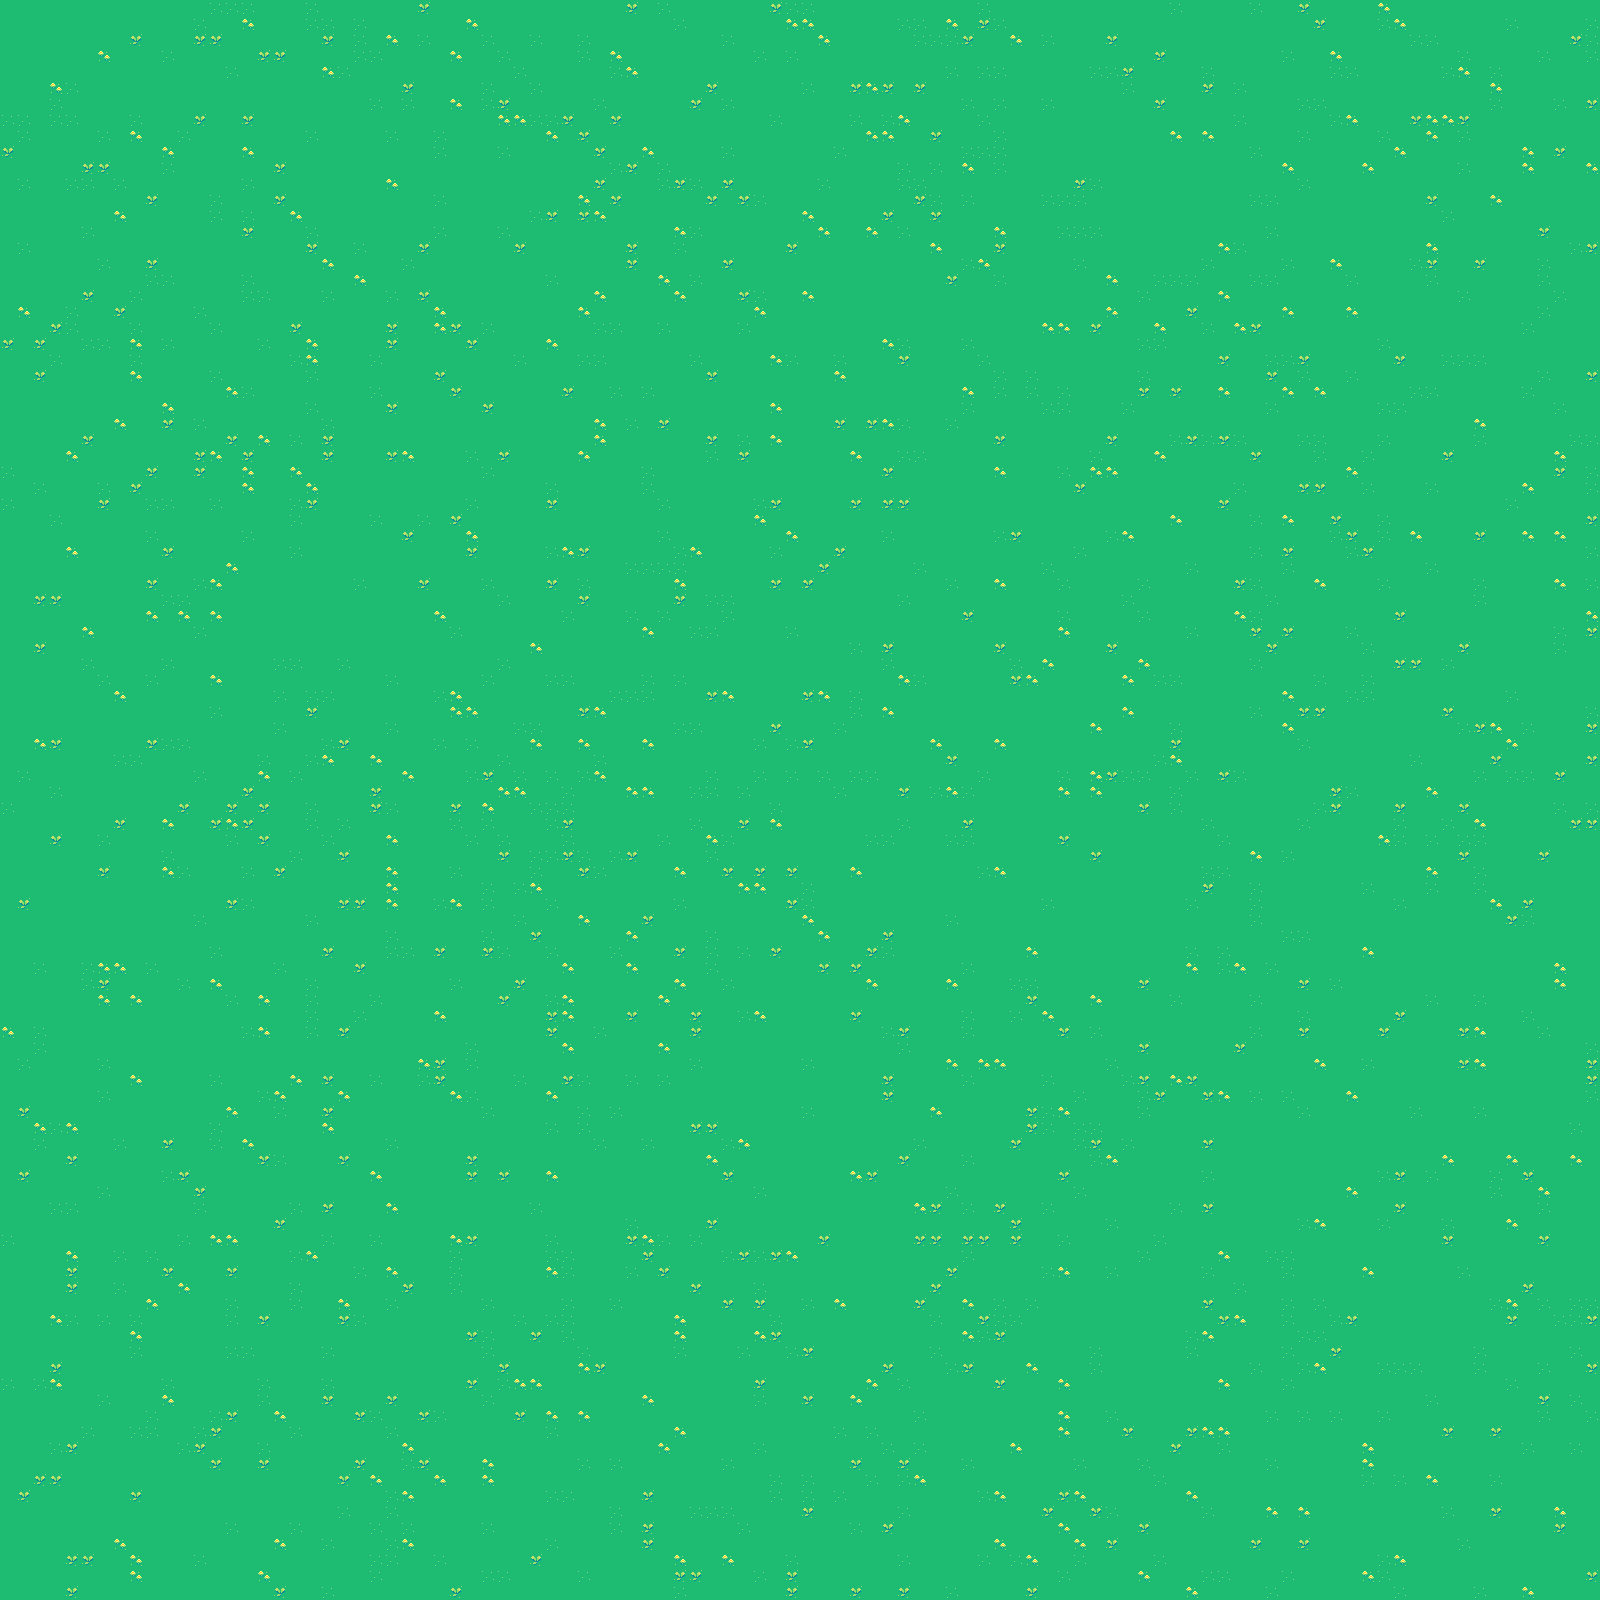

Below is a game level as drawn by its tile map, then a one-line description and the .tmx that defines it (tile-layer data replaced by summaries):
An orthogonal 100x100 tile map with 16x16 px tiles, 1 tile layer (Tile Layer 1), 2 tilesets and 130 objects (3x col, tree1).

<map version="1.10" tiledversion="1.10.2" orientation="orthogonal" renderorder="right-down" width="100" height="100" tilewidth="16" tileheight="16" infinite="0" nextlayerid="4" nextobjectid="138">
 <tileset firstgid="1" name="ob" tilewidth="64" tileheight="64" tilecount="289" columns="17">
  <image source="ob.png" width="1090" height="1090" />
  <tile id="0">
   <properties>
    <property name="ImageRectX" type="int" value="0" />
    <property name="ImageRectY" type="int" value="0" />
   </properties>
   <objectgroup draworder="index" id="2">
    <object id="1" name="col" x="19.2871" y="36.6004" width="26" height="26">
     <ellipse />
    </object>
   </objectgroup>
  </tile>
  <tile id="1">
   <properties>
    <property name="ImageRectX" type="int" value="64" />
    <property name="ImageRectY" type="int" value="0" />
   </properties>
   <objectgroup draworder="index" id="3">
    <object id="2" name="col" x="23.8182" y="51.4545" width="14.3636" height="12.9091">
     <ellipse />
    </object>
   </objectgroup>
  </tile>
  <tile id="2">
   <properties>
    <property name="ImageRectX" type="int" value="128" />
    <property name="ImageRectY" type="int" value="0" />
   </properties>
   <objectgroup draworder="index" id="2">
    <object id="1" name="col" x="17.6364" y="23.0909" width="24.3636" height="18.7273" />
   </objectgroup>
  </tile>
 </tileset>
 <tileset firstgid="290" name="Solaria Demo Update 01" tilewidth="16" tileheight="16" tilecount="420" columns="28">
  <image source="Solaria Demo Update 01.png" width="448" height="240" />
  <tile id="6" probability="0.05" />
  <tile id="33" probability="0.1" />
  <tile id="34" probability="0.05" />
 </tileset>
 <layer id="1" name="Tile Layer 1" width="100" height="100">
  <data>[10000 cells, 10000 non-empty, 4 distinct tile ids]</data>
 </layer>
 <objectgroup id="2" name="Object Layer 1">
  <object id="1" gid="1" x="340" y="274" width="64" height="64" />
  <object id="2" gid="1" x="364.5" y="301" width="64" height="64" />
  <object id="3" gid="1" x="334.5" y="309.5" width="64" height="64" />
  <object id="4" gid="1" x="266.5" y="314" width="64" height="64" />
  <object id="5" gid="1" x="237.5" y="290" width="64" height="64" />
  <object id="6" gid="1" x="284" y="414" width="64" height="64" />
  <object id="7" gid="1" x="316.5" y="401" width="64" height="64" />
  <object id="8" gid="1" x="269.5" y="441.5" width="64" height="64" />
  <object id="9" gid="1" x="318" y="442.5" width="64" height="64" />
  <object id="10" gid="1" x="180" y="364.5" width="64" height="64" />
  <object id="11" gid="1" x="180.5" y="399" width="64" height="64" />
  <object id="12" gid="1" x="548" y="422.5" width="64" height="64" />
  <object id="14" gid="1" x="715" y="330" width="64" height="64" />
  <object id="17" gid="1" x="386" y="742" width="64" height="64" />
  <object id="18" gid="1" x="624" y="1074" width="64" height="64" />
  <object id="19" gid="1" x="1028" y="810" width="64" height="64" />
  <object id="20" gid="1" x="1042" y="530" width="64" height="64" />
  <object id="21" gid="1" x="974" y="1180" width="64" height="64" />
  <object id="22" gid="1" x="626" y="680" width="64" height="64" />
  <object id="23" name="tree1" gid="1" x="848" y="534" width="64" height="64" />
  <object id="24" gid="1" x="956" y="852" width="64" height="64" />
  <object id="25" gid="1" x="862" y="1190" width="64" height="64" />
  <object id="26" gid="1" x="514" y="1334" width="64" height="64" />
  <object id="27" gid="1" x="8" y="1090" width="64" height="64" />
  <object id="28" gid="1" x="363" y="756" width="64" height="64" />
  <object id="29" gid="1" x="518" y="898" width="64" height="64" />
  <object id="30" gid="1" x="482" y="1076" width="64" height="64" />
  <object id="31" gid="1" x="342" y="1102" width="64" height="64" />
  <object id="32" gid="1" x="206" y="796" width="64" height="64" />
  <object id="33" gid="1" x="192" y="558" width="64" height="64" />
  <object id="34" gid="1" x="476" y="540" width="64" height="64" />
  <object id="35" gid="1" x="680" y="242" width="64" height="64" />
  <object id="36" gid="1" x="1108" y="346" width="64" height="64" />
  <object id="37" gid="1" x="1228" y="886" width="64" height="64" />
  <object id="38" gid="1" x="1418" y="1354" width="64" height="64" />
  <object id="39" gid="1" x="1478" y="836" width="64" height="64" />
  <object id="40" gid="1" x="1354" y="364" width="64" height="64" />
  <object id="41" gid="1" x="1293" y="167" width="64" height="64" />
  <object id="42" gid="1" x="1474" y="84" width="64" height="64" />
  <object id="43" gid="1" x="766" y="164" width="64" height="64" />
  <object id="44" gid="1" x="250" y="130" width="64" height="64" />
  <object id="45" gid="1" x="122" y="268" width="64" height="64" />
  <object id="46" gid="1" x="218" y="1114" width="64" height="64" />
  <object id="47" gid="1" x="8" y="1518" width="64" height="64" />
  <object id="48" gid="1" x="834" y="1474" width="64" height="64" />
  <object id="49" gid="1" x="1166" y="1372" width="64" height="64" />
  <object id="50" gid="1" x="1220" y="1068" width="64" height="64" />
  <object id="51" gid="1" x="1434" y="1192" width="64" height="64" />
  <object id="52" gid="1" x="1420" y="1534" width="64" height="64" />
  <object id="53" gid="1" x="1204" y="1576" width="64" height="64" />
  <object id="54" gid="1" x="470" y="1472" width="64" height="64" />
  <object id="55" gid="1" x="406" y="1162" width="64" height="64" />
  <object id="56" gid="1" x="298" y="1352" width="64" height="64" />
  <object id="57" gid="1" x="280" y="1522" width="64" height="64" />
  <object id="58" gid="1" x="118" y="924" width="64" height="64" />
  <object id="59" gid="1" x="1266" y="610" width="64" height="64" />
  <object id="60" gid="1" x="1442" y="614" width="64" height="64" />
  <object id="61" gid="1" x="970" y="172" width="64" height="64" />
  <object id="62" gid="2" x="1170" y="718" width="64" height="64" />
  <object id="63" gid="2" x="828" y="628" width="64" height="64" />
  <object id="64" gid="2" x="808" y="912" width="64" height="64" />
  <object id="65" gid="2" x="790" y="1080" width="64" height="64" />
  <object id="66" gid="2" x="1000" y="1100" width="64" height="64" />
  <object id="67" gid="2" x="796" y="1182" width="64" height="64" />
  <object id="68" gid="2" x="682" y="1370" width="64" height="64" />
  <object id="69" gid="2" x="562" y="910" width="64" height="64" />
  <object id="70" gid="2" x="728" y="706" width="64" height="64" />
  <object id="71" gid="2" x="991" y="553" width="64" height="64" />
  <object id="72" gid="2" x="590" y="306" width="64" height="64" />
  <object id="79" gid="2" x="364" y="265" width="64" height="64" />
  <object id="80" gid="2" x="418" y="676" width="64" height="64" />
  <object id="81" gid="2" x="718" y="790" width="64" height="64" />
  <object id="82" gid="2" x="932" y="594" width="64" height="64" />
  <object id="83" gid="2" x="1008" y="358" width="64" height="64" />
  <object id="84" gid="2" x="792" y="610" width="64" height="64" />
  <object id="85" gid="2" x="590" y="1032" width="64" height="64" />
  <object id="86" gid="2" x="240" y="1008" width="64" height="64" />
  <object id="87" gid="2" x="192" y="668" width="64" height="64" />
  <object id="88" gid="2" x="122" y="510" width="64" height="64" />
  <object id="89" gid="2" x="48.64" y="133.21" width="64" height="64" />
  <object id="90" gid="2" x="590" y="104" width="64" height="64" />
  <object id="91" gid="2" x="1010" y="724" width="64" height="64" />
  <object id="92" gid="2" x="1052" y="1226" width="64" height="64" />
  <object id="93" gid="2" x="1320" y="1120" width="64" height="64" />
  <object id="94" gid="2" x="1394" y="964" width="64" height="64" />
  <object id="95" gid="2" x="1396" y="668" width="64" height="64" />
  <object id="96" gid="2" x="1398" y="422" width="64" height="64" />
  </objectgroup>
</map>
<!-- 40 of 130 objects omitted -->
